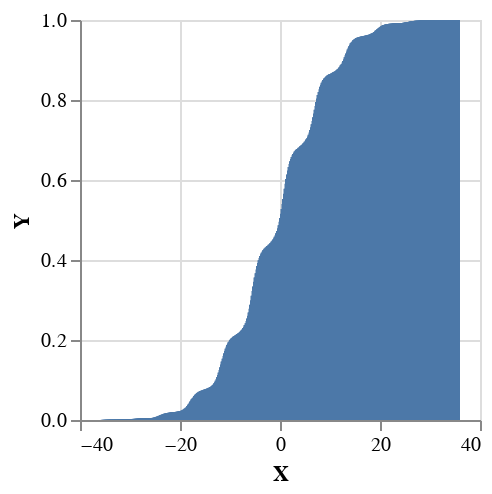

Here is the notebook cell this chart was saved with:
### Code cell
plotVega $ plotCdf 700 0.1 $ normalize model4

### Figure 1 — Vega-Lite specification as saved in the notebook (floating-point values rounded to 4 significant figures; data arrays with more than 128 entries replaced by an {"elided": "..."} marker saying what was removed)
{"$schema": "https://vega.github.io/schema/vega-lite/v4.json", "data": {"values": {"elided": "700 records"}}, "encoding": {"x": {"field": "X", "type": "quantitative"}, "y": {"field": "Y", "type": "quantitative"}}, "height": 200, "mark": "bar", "width": 200}
